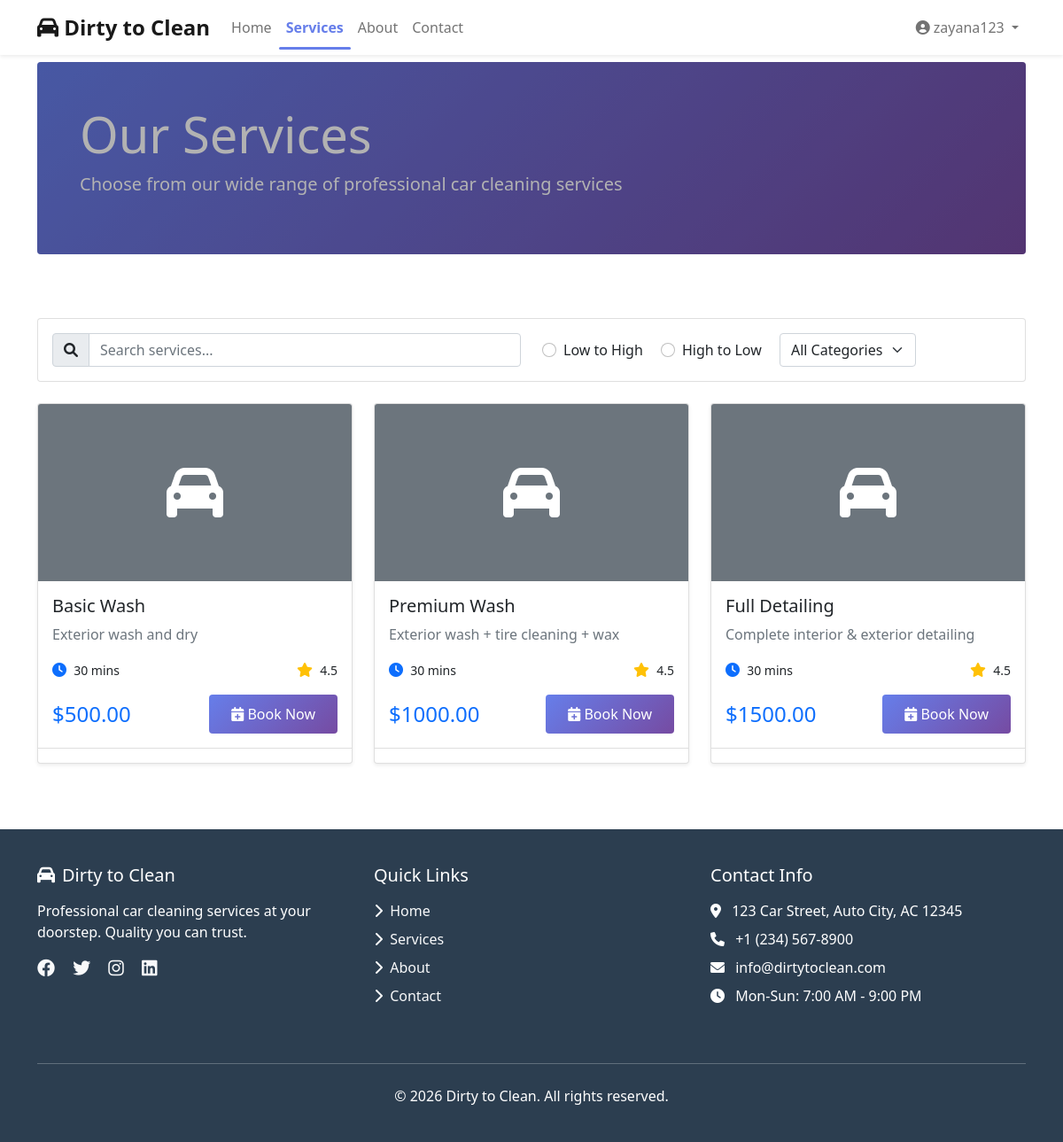
Page /services/ (signed in) on the committed database.
### washapp/models.py (models this page shows, shortened)
class User(AbstractUser):
    USER_TYPES = (
        ('customer', 'Customer'),
        ('service_provider', 'Service Provider'),
        ('admin', 'Administrator'),
    )
    user_type = models.CharField(
        max_length=20,
        choices=USER_TYPES,
        default='customer'
    )
    phone = models.CharField(max_length=20, blank=True)
    address = models.TextField(blank=True)
    profile_picture = models.ImageField(
        upload_to='profile_pics/',
        null=True,
        blank=True
    )
    groups = models.ManyToManyField(
        'auth.Group',
        related_name='washapp_users',
        blank=True
    )
    user_permissions = models.ManyToManyField(
        'auth.Permission',
        related_name='washapp_users_permissions',
        blank=True
    )
    created_at = models.DateTimeField(auto_now_add=True)

class Service(models.Model):
    category = models.ForeignKey(ServiceCategory, on_delete=models.CASCADE)
    name = models.CharField(max_length=255)
    description = models.TextField()
    image = models.ImageField(upload_to='services/', null=True, blank=True)
    price = models.DecimalField(max_digits=10, decimal_places=2)
    duration = models.IntegerField(default=30)
    created_at = models.DateTimeField(auto_now_add=True)

### washapp/views.py (the view)
# urls.py: path('services/', views.services_list, name='services_list'),
@login_required
def services_list(request):
    try:
        services = Service.objects.select_related('category').all()
        categories = ServiceCategory.objects.all()
    except:
        services = []
        categories = []
    return render(request, 'services.html', {
        'services': services,
        'categories': categories
    })

### washapp/models.py (called while the page is built)
    def __str__(self):
        return self.name

### templates/services.html (shortened to what this page needs)
{% extends 'base.html' %}
{% block content %}
<div class="row mb-5">
    <div class="col-12">
        <div class="hero bg-primary text-white rounded p-5 mb-4">
            <h1 class="display-4">Our Services</h1>
            <p class="lead">Choose from our wide range of professional car cleaning services</p>
        </div>
    </div>
</div>
<div class="card mb-4">
    <div class="card-body">
        <div class="row align-items-center">
            <div class="col-md-6">
                <div class="input-group">
                    <span class="input-group-text"><i class="fas fa-search"></i></span>
                    <input type="text" class="form-control" id="serviceSearch" placeholder="Search services...">
                </div>
            </div>
            <div class="col-md-6">
                <div class="form-check form-check-inline">
                    <input class="form-check-input" type="radio" name="priceFilter" id="priceLow" value="low">
                    <label class="form-check-label" for="priceLow">Low to High</label>
                </div>
                <div class="form-check form-check-inline">
                    <input class="form-check-input" type="radio" name="priceFilter" id="priceHigh" value="high">
                    <label class="form-check-label" for="priceHigh">High to Low</label>
                </div>
                <select class="form-select d-inline-block w-auto" id="categoryFilter">
                    <option value="">All Categories</option>
                </select>
            </div>
        </div>
    </div>
</div>
<div class="row" id="servicesGrid">
    {% for service in services %}
    <div class="col-lg-4 col-md-6 mb-4 service-card"
         data-category="{{ service.category }}"
         data-price="{{ service.price }}">
        <div class="card h-100 shadow-sm">
            {% if service.image %}
            <img src="{{ service.image.url }}"
                 class="card-img-top service-image"
                 alt="{{ service.name }}"
                 style="height: 200px; object-fit: cover;">
            {% else %}
            <div class="card-img-top bg-secondary d-flex align-items-center justify-content-center"
                 style="height: 200px;">
                <i class="fas fa-car fa-4x text-white"></i>
            </div>
            {% endif %}
            <div class="card-body">
                <div class="d-flex justify-content-between align-items-start mb-2">
                    <h5 class="card-title mb-0">{{ service.name }}</h5>
                    <span class="badge bg-{{ service.category_color }}">
                    </span>
                </div>
                <p class="card-text text-muted mb-3">{{ service.description }}</p>
                <div class="d-flex justify-content-between align-items-center mb-3">
                    <div>
                        <i class="fas fa-clock text-primary"></i>
                        <small class="ms-1">{{ service.duration }} mins</small>
                    </div>
                    <div>
                        <i class="fas fa-star text-warning"></i>
                        <small class="ms-1">{{ service.rating|default:"4.5" }}</small>
                    </div>
                </div>
                <div class="d-flex justify-content-between align-items-center">
                    <h4 class="text-primary mb-0">${{ service.price }}</h4>
                    <a href="{% url 'book_service' %}" class="btn btn-primary">
                        <i class="fas fa-calendar-plus"></i> Book Now
                    </a>
                </div>
            </div>
            <div class="card-footer bg-transparent">
            </div>
        </div>
    </div>
    {% empty %}
    <div class="col-12 text-center py-5">
        <i class="fas fa-car fa-4x text-muted mb-3"></i>
        <h3>No services available</h3>
        <p class="text-muted">Check back later for our services</p>
    </div>
    {% endfor %}
</div>
{% endblock %}

### templates/base.html (shortened to what this page needs)
<!DOCTYPE html>
<html lang="en">
<head>
    <link href="https://cdn.jsdelivr.net/npm/bootstrap@5.1.3/dist/css/bootstrap.min.css" rel="stylesheet">
    <link rel="stylesheet" href="https://cdnjs.cloudflare.com/ajax/libs/font-awesome/6.0.0/css/all.min.css">
</head>
<body>
    <nav class="navbar navbar-expand-lg navbar-light bg-white fixed-top shadow-sm">
        <div class="container">
            <a class="navbar-brand" href="{% url 'home' %}">
                <i class="fas fa-car"></i> Dirty to Clean
            </a>
            <div class="collapse navbar-collapse" id="navbarNav">
                <ul class="navbar-nav me-auto">
                    <li class="nav-item">
                        <a class="nav-link {% if request.resolver_match.url_name == 'home' %}active-link{% endif %}"
                           href="{% url 'home' %}">Home</a>
                    </li>
                    <li class="nav-item">
                        <a class="nav-link {% if 'services' in request.resolver_match.url_name %}active-link{% endif %}"
                           href="{% url 'services_list' %}">Services</a>
                    </li>
                    <li class="nav-item">
    <a class="nav-link {% if request.resolver_match.url_name == 'about' %}active-link{% endif %}"
       href="{% url 'about' %}">About</a>
</li>
<li class="nav-item">
    <a class="nav-link {% if request.resolver_match.url_name == 'contact' %}active-link{% endif %}"
       href="{% url 'contact' %}">Contact</a>
</li>
                </ul>
                <ul class="navbar-nav">
                    {% if user.is_authenticated %}
                        <li class="nav-item dropdown">
                            <a class="nav-link dropdown-toggle" href="#" data-bs-toggle="dropdown">
                                <i class="fas fa-user-circle"></i> {{ user.username }}
                            </a>
                        </li>
                    {% endif %}
                </ul>
            </div>
        </div>
    </nav>
    <main class="container fade-in">
        {% block content %}{% endblock %}
    </main>
    <footer class="footer">
        <div class="container">
            <div class="row">
                <div class="col-md-4 mb-4">
                    <h5 class="mb-3">
                        <i class="fas fa-car me-2"></i>Dirty to Clean
                    </h5>
                    <p>Professional car cleaning services at your doorstep. Quality you can trust.</p>
                    <div class="social-icons mt-3">
                        <a href="#" class="text-light me-3"><i class="fab fa-facebook fa-lg"></i></a>
                        <a href="#" class="text-light me-3"><i class="fab fa-twitter fa-lg"></i></a>
                        <a href="#" class="text-light me-3"><i class="fab fa-instagram fa-lg"></i></a>
                        <a href="#" class="text-light"><i class="fab fa-linkedin fa-lg"></i></a>
                    </div>
                </div>
                <div class="col-md-4 mb-4">
                    <h5 class="mb-3">Quick Links</h5>
                    <ul class="list-unstyled">
                        <li class="mb-2"><a href="{% url 'home' %}" class="text-light text-decoration-none">
                            <i class="fas fa-chevron-right me-1"></i> Home</a></li>
                        <li class="mb-2"><a href="{% url 'services_list' %}" class="text-light text-decoration-none">
                            <i class="fas fa-chevron-right me-1"></i> Services</a></li>
                        <li class="mb-2"><a href="#" class="text-light text-decoration-none">
                            <i class="fas fa-chevron-right me-1"></i> About</a></li>
                        <li class="mb-2"><a href="#" class="text-light text-decoration-none">
                            <i class="fas fa-chevron-right me-1"></i> Contact</a></li>
                    </ul>
                </div>
                <div class="col-md-4 mb-4">
                    <h5 class="mb-3">Contact Info</h5>
                    <p class="mb-2">
                        <i class="fas fa-map-marker-alt me-2"></i>
                        123 Car Street, Auto City, AC 12345
                    </p>
                    <p class="mb-2">
                        <i class="fas fa-phone me-2"></i>
                        +1 (234) 567-8900
                    </p>
                    <p class="mb-2">
                        <i class="fas fa-envelope me-2"></i>
                        info@dirtytoclean.com
                    </p>
                    <p class="mb-0">
                        <i class="fas fa-clock me-2"></i>
                        Mon-Sun: 7:00 AM - 9:00 PM
                    </p>
                </div>
            </div>
            <hr class="border-light my-4">
            <div class="row">
                <div class="col-md-12 text-center">
                    <p class="mb-0">&copy; {% now "Y" %} Dirty to Clean. All rights reserved.</p>
                </div>
            </div>
        </div>
    </footer>
</body>
</html>

### templates/base.html (style rules this page uses)
body { padding-top: 70px; font-family: 'Segoe UI', Tahoma, Geneva, Verdana, sans-serif; }
.navbar-brand { font-weight: bold; font-size: 1.5rem; }
.hero { background: linear-gradient(135deg, #667eea 0%, #764ba2 100%); color: white; padding: 100px 0; position: relative; overflow: hidden; }
.hero::before { content: ''; position: absolute; top: 0; left: 0; right: 0; bottom: 0; background: rgba(0,0,0,0.3); z-index: 1; }
.footer { background: #2c3e50; color: white; padding: 40px 0; margin-top: 50px; }
.fade-in { animation: fadeIn 0.6s ease-out; }
.active-link { color: #667eea !important; font-weight: 600; position: relative; }
.active-link::after { content: ''; position: absolute; bottom: -5px; left: 0; width: 100%; height: 3px; background: #667eea; border-radius: 2px; }
.btn-primary { background: linear-gradient(135deg, #667eea 0%, #764ba2 100%); border: none; padding: 10px 25px; transition: all 0.3s ease; }

### rows in the picture
User: username "zayana123"
Service: name "Basic Wash", description "Exterior wash and dry", duration "30", rating "4.5", price "500.00"
Service: name "Premium Wash", description "Exterior wash + tire cleaning + wax", duration "30", rating "4.5", price "1000.00"
Service: name "Full Detailing", description "Complete interior & exterior detailing", duration "30", rating "4.5", price "1500.00"
